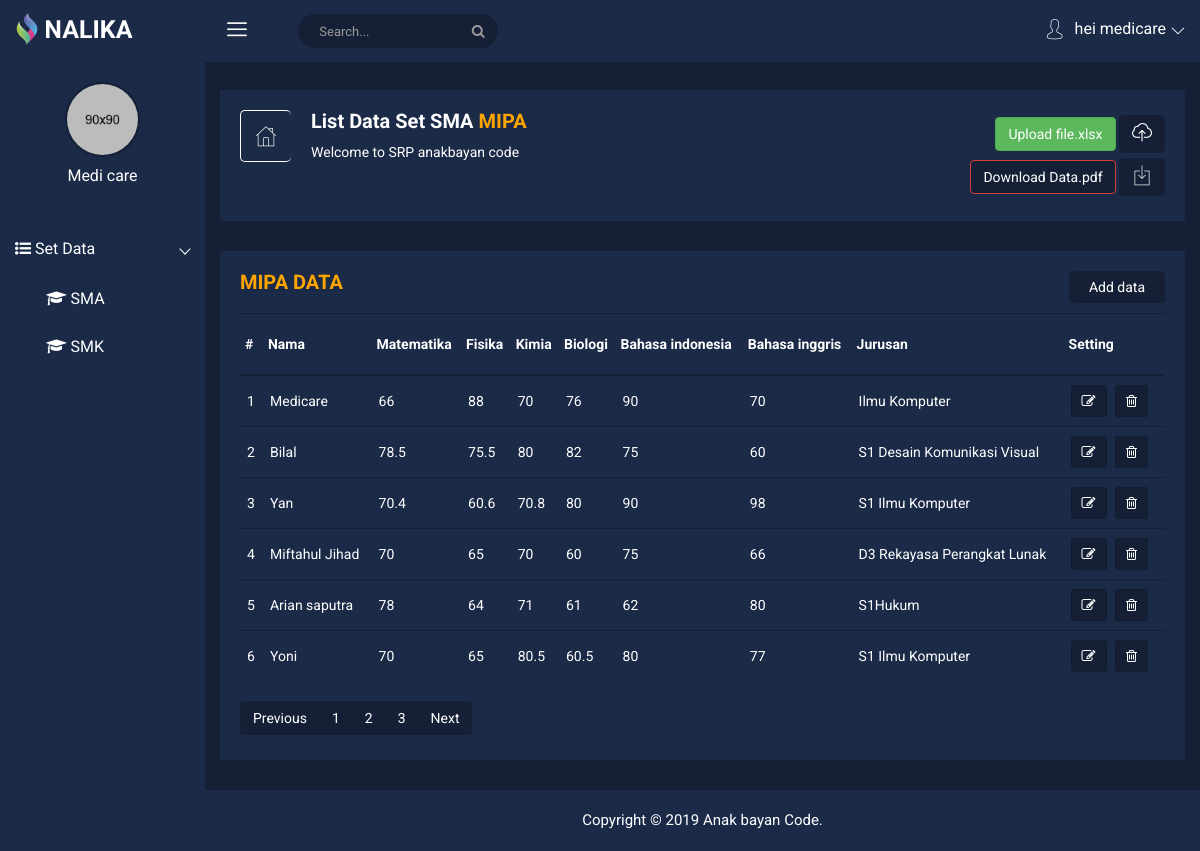
/backend/generalsch/Mipadata.php, run on the app's committed database.
### tables this page shows
CREATE TABLE `general_highsc` (
  `id` int(11) NOT NULL,
  `nama` varchar(35) NOT NULL,
  `matematika` float NOT NULL,
  `fisika` float NOT NULL,
  `kimia` float NOT NULL,
  `biologi` float NOT NULL,
  `bahasa_indo` float NOT NULL,
  `bahasa_ing` float NOT NULL,
  `jurusan` varchar(45) NOT NULL
);

### backend/generalsch/Mipadata.php (the view, shortened to what this page needs)
<!doctype html>
<html class="no-js" lang="en">
<head>
    <link rel="stylesheet" href="../css/bootstrap.min.css">
    <link rel="stylesheet" href="../css/font-awesome.min.css">
    <link rel="stylesheet" href="../css/nalika-icon.css">
    <link rel="stylesheet" href="../css/animate.css">
    <link rel="stylesheet" href="../css/meanmenu.min.css">
    <link rel="stylesheet" href="../css/main.css">
    <link rel="stylesheet" href="../css/metisMenu/metisMenu.min.css">
    <link rel="stylesheet" href="../css/metisMenu/metisMenu-vertical.css">
    <link rel="stylesheet" href="../style.css">
    <link rel="stylesheet" href="../css/responsive.css">
</head>
<body>
    <?php include '../includes/_sidebar.php' ?>
    <div class="all-content-wrapper">
        <div class="container-fluid">
            <div class="row">
                <div class="col-lg-12 col-md-12 col-sm-12 col-xs-12">
                    <div class="logo-pro">
                        <a href="index.html"><img class="main-logo" src="../img/logo/logo.png" alt="" /></a>
                    </div>
                </div>
            </div>
        </div>
        <div class="header-advance-area">
            <?php include '../includes/_headerTop.php' ?>
            <div class="breadcome-area">
                <div class="container-fluid">
                    <div class="row">
                        <div class="col-lg-12 col-md-12 col-sm-12 col-xs-12">
                            <div class="breadcome-list">
                                <div class="row">
                                    <div class="col-lg-6 col-md-6 col-sm-6 col-xs-6">
                                        <div class="breadcomb-wp">
                                            <div class="breadcomb-icon">
                                                <i class="icon nalika-home"></i>
                                            </div>
                                            <div class="breadcomb-ctn">
                                                <h2>List Data Set SMA <span style="color: orange;">MIPA</span></h2>
                                                <p>Welcome to SRP <span class="bread-ntd">anakbayan code</span></p>
                                            </div>
                                        </div>
                                    </div>
                                    <div class="col-lg-6 col-md-6 col-sm-6 col-xs-6">
                                        <div class="breadcomb-report">
                                            <form action="../proses/upload_act.php" method="post" enctype="multipart/form-data">
                                                <label title="Upload file" for="inputImage" class="btn btn-success img-cropper-cp">
                                                    <input type="file" accept=".xlsx" name="file" id="inputImage" class="hide"> Upload file.xlsx
                                                </label>
                                                <button data-toggle="tooltip" type="submit" data-placement="left" title="" class="btn" data-original-title="Goo! Upload"><i class="icon nalika-upload"></i></button>
                                            </form>
                                        </div>
                                        <div class="breadcomb-report">
                                                <a href="" >
                                                    <button class="btn btn-danger img-cropper-cp" >Download Data.pdf</button>
                                                </a>
                                                <a href="">
                                                    <button data-toggle="tooltip" data-placement="left" title="" class="btn" data-original-title="Download Data (.pdf)"><i class="icon nalika-download"></i></button>
                                                </a>
                                        </div>
                                    </div>
                                </div>
                            </div>
                        </div>
                    </div>
                </div>
            </div>
        </div>
        <div class="product-status mg-b-30">
            <div class="container-fluid">
                <div class="row">
                    <div class="col-lg-12 col-md-12 col-sm-12 col-xs-12">
                        <div class="product-status-wrap">
                            <h4 style="color: orange;">MIPA DATA</h4>
                            <div class="add-product">
                                <a href="MipaInput.php">Add data</a>
                            </div>
                            <table>
                                <thead>
                                    <tr>
                                        <th>#</th>
                                        <th>Nama</th>
                                        <th>Matematika</th>
                                        <th>Fisika</th>
                                        <th>Kimia</th>
                                        <th>Biologi</th>
                                        <th>Bahasa indonesia</th>
                                        <th>Bahasa inggris</th>
                                        <th>Jurusan</th>
                                        <th>Setting</th>
                                    </tr>
                                </thead>
                                <tbody>
                                    <?php
                                    include '../connection/connection.php';
                                    $query = "SELECT * FROM general_highsc";
                                    $result = mysqli_query($con, $query);
                                    $no = 0;
                                    while ($data = mysqli_fetch_object($result)) :
                                        $no += 1;
                                        ?>
                                        <tr>
                                            <td><?= $no ?></td>
                                            <td><?= $data->nama ?></td>
                                            <td><?= $data->matematika ?></td>
                                            <td><?= $data->fisika ?></td>
                                            <td><?= $data->kimia ?></td>
                                            <td><?= $data->biologi ?></td>
                                            <td><?= $data->bahasa_indo ?></td>
                                            <td><?= $data->bahasa_ing ?></td>
                                            <td><?= $data->jurusan ?></td>
                                            <td>
                                                <a href="MipaEdit.php?kode=<?= $data->id ?>" style="color: white;">
                                                    <button data-toggle="tooltip" title="" class="pd-setting-ed" data-original-title="Edit"><i class="fa fa-pencil-square-o" aria-hidden="true"></i></button>
                                                </a>
                                                <a href="MipaDelete.php?kode=<?= $data->id ?>" onclick="return confirm('Yakin untuk menghapus?')" style="color: white;">
                                                    <button data-toggle="tooltip" title="" class="pd-setting-ed" data-original-title="Trash"><i class="fa fa-trash-o" aria-hidden="true"></i></button>
                                                </a>
                                            </td>
                                        </tr>
                                    <?php
                                    endwhile;
                                    ?>
                                </tbody>
                            </table>
                            <div class="custom-pagination">
                                <ul class="pagination">
                                    <li class="page-item"><a class="page-link" href="#">Previous</a></li>
                                    <li class="page-item"><a class="page-link" href="#">1</a></li>
                                    <li class="page-item"><a class="page-link" href="#">2</a></li>
                                    <li class="page-item"><a class="page-link" href="#">3</a></li>
                                    <li class="page-item"><a class="page-link" href="#">Next</a></li>
                                </ul>
                            </div>
                        </div>
                    </div>
                </div>
            </div>
        </div>
        <?php include '../includes/_footer.php' ?>
    </div>
</body>
</html>

### backend/includes/_sidebar.php (shortened to what this page needs)
<div class="left-sidebar-pro">
    <nav id="sidebar" class="">
        <div class="sidebar-header">
            <a href="index.html"><img class="main-logo" src="../img/logo/logo.png" alt="" /></a>
        </div>
        <div class="nalika-profile">
            <div class="profile-dtl">
                <a href="#"><img src="../img/notification/4.jpg" alt="" /></a>
                <h2>Medi <span class="min-dtn">care</span></h2>
            </div>
        </div>
        <div class="left-custom-menu-adp-wrap comment-scrollbar">
            <nav class="sidebar-nav left-sidebar-menu-pro">
                <ul class="metismenu" id="menu1">
                    <li class="active">
                        <a class="has-arrow" href="index.html">
                            <i class="fa fa-list-ul"></i>
                            <span class="mini-click-non"> Set Data</span>
                        </a>
                        <ul class="submenu-angle" aria-expanded="true">
                            <li>
                                <a title="Sekolah Menengah Atas" href="../generalsch/general.php"><span class="mini-sub-pro"><i class="fa fa-graduation-cap" aria-hidden="true" class=""></i> SMA</span>
                                </a>
                            </li>
                            <li>
                                <a title="Sekolah Menengah Kejuruan" href="../majorsch/MajorData.php"><span class="mini-sub-pro"><i class="fa fa-graduation-cap" aria-hidden="true"></i> SMK</span>
                                </a>
                            </li>
                        </ul>
                    </li>
                </ul>
            </nav>
        </div>
    </nav>
</div>

### backend/includes/_headerTop.php (shortened to what this page needs)
<div class="header-top-area">
                <div class="container-fluid">
                    <div class="row">
                        <div class="col-lg-12 col-md-12 col-sm-12 col-xs-12">
                            <div class="header-top-wraper">
                                <div class="row">
                                    <div class="col-lg-1 col-md-0 col-sm-1 col-xs-12">
                                        <div class="menu-switcher-pro">
                                            <button type="button" id="sidebarCollapse" class="btn bar-button-pro header-drl-controller-btn btn-info navbar-btn">
                                                <i class="icon nalika-menu-task"></i>
                                            </button>
                                        </div>
                                    </div>
                                    <div class="col-lg-6 col-md-7 col-sm-6 col-xs-12">
                                        <div class="header-top-menu tabl-d-n hd-search-rp">
                                            <div class="breadcome-heading">
                                                <form role="search" class="">
                                                    <input type="text" placeholder="Search..." class="form-control">
                                                    <a href=""><i class="fa fa-search"></i></a>
                                                </form>
                                            </div>
                                        </div>
                                    </div>
                                    <div class="col-lg-5 col-md-5 col-sm-12 col-xs-12">
                                        <div class="header-right-info">
                                            <ul class="nav navbar-nav mai-top-nav header-right-menu">
                                                <li class="nav-item">
                                                    <a href="#" data-toggle="dropdown" role="button" aria-expanded="false" class="nav-link dropdown-toggle">
                                                        <i class="icon nalika-user"></i>
                                                        <span class="admin-name">hei medicare</span>
                                                        <i class="icon nalika-down-arrow nalika-angle-dw"></i>
                                                    </a>
                                                </li>
                                            </ul>
                                        </div>
                                    </div>
                                </div>
                            </div>
                        </div>
                    </div>
                </div>
            </div>

### backend/includes/_footer.php
<div class="footer-copyright-area">
    <div class="container-fluid">
        <div class="row">
            <div class="col-lg-12">
                <div class="footer-copy-right">
                    <p>Copyright © 2019 <a href="">Anak bayan</a> Code.</p>
                </div>
            </div>
        </div>
    </div>
</div>

### backend/css/main.css (style rules this page uses)
html { color: #222; font-size: 1em; line-height: 1.4; }
audio, canvas, iframe, img, svg, video { vertical-align: middle; }

### backend/css/metisMenu/metisMenu-vertical.css (style rules this page uses)
.sidebar-nav { background: #fff; }
.sidebar-nav ul { padding: 0; margin: 0; list-style: none; background: #1b2a47; }
.sidebar-nav .metismenu { background: #1b2a47; display: -webkit-box; display: -ms-flexbox; display: flex; -webkit-box-orient: vertical; -webkit-box-direction: normal; -ms-flex-direction: column; flex-direction: column; }
.sidebar-nav .metismenu li + li { margin-top: 5px; }
.sidebar-nav .metismenu li:first-child { margin-top: 5px; }
.sidebar-nav .metismenu li:last-child { margin-bottom: 5px; }
.sidebar-nav .metismenu > li { display: -webkit-box; display: -ms-flexbox; display: flex; -webkit-box-orient: vertical; -webkit-box-direction: normal; -ms-flex-direction: column; flex-direction: column; position: relative; }
.sidebar-nav .metismenu a { position: relative; display: block; padding: 13px 15px; color: #fff; outline-width: 0; transition: all .3s ease-out; font-size:16px; }
.sidebar-nav .metismenu ul a { padding: 10px 15px 10px 46px; }

### data on the page
general_highsc: nama "Medicare", matematika "66", fisika "88", kimia "70", biologi "76", bahasa_indo "90", bahasa_ing "70", jurusan "Ilmu Komputer"
general_highsc: nama "Bilal", matematika "78.5", fisika "75.5", kimia "80", biologi "82", bahasa_indo "75", bahasa_ing "60", jurusan "S1 Desain Komunikasi Visual"
general_highsc: nama "Yan", matematika "70.4", fisika "60.6", kimia "70.8", biologi "80", bahasa_indo "90", bahasa_ing "98", jurusan "S1 Ilmu Komputer"
general_highsc: nama "Miftahul Jihad", matematika "70", fisika "65", kimia "70", biologi "60", bahasa_indo "75", bahasa_ing "66", jurusan "D3 Rekayasa Perangkat Lunak"
general_highsc: nama "Arian saputra", matematika "78", fisika "64", kimia "71", biologi "61", bahasa_indo "62", bahasa_ing "80", jurusan "S1Hukum"
general_highsc: nama "Yoni", matematika "70", fisika "65", kimia "80.5", biologi "60.5", bahasa_indo "80", bahasa_ing "77", jurusan "S1 Ilmu Komputer"
